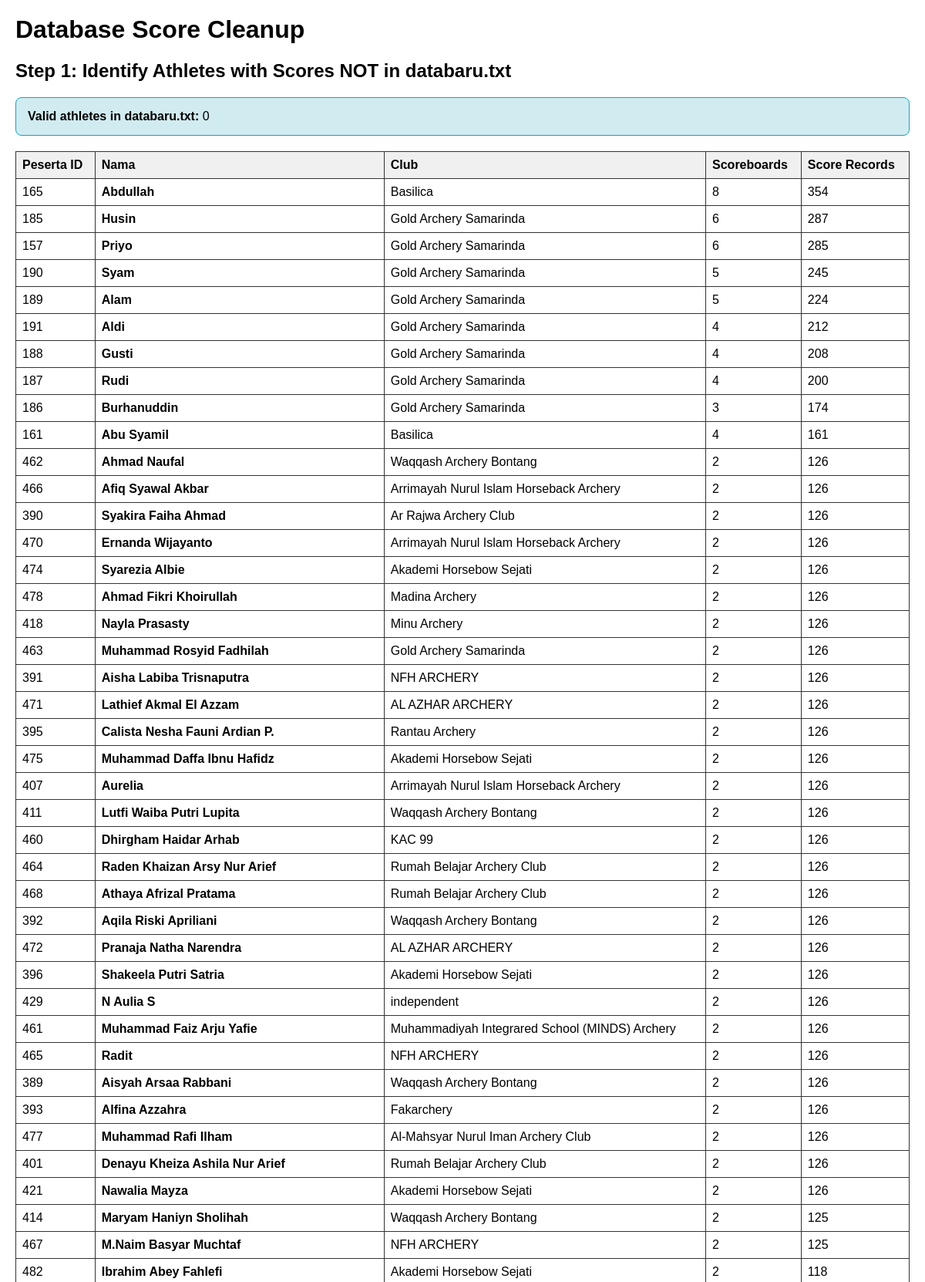
Screenshot of /actions/cleanup_scores.php (signed in, upper part) with the database file from the repository.
### tables this page shows
CREATE TABLE `peserta` (
  `id` int(11) NOT NULL,
  `nama_peserta` varchar(100) NOT NULL,
  `tanggal_lahir` date NOT NULL,
  `jenis_kelamin` enum('Laki-laki','Perempuan') DEFAULT NULL,
  `asal_kota` varchar(100) DEFAULT NULL,
  `nama_club` varchar(100) DEFAULT NULL,
  `sekolah` varchar(100) DEFAULT NULL,
  `kelas` varchar(50) DEFAULT NULL,
  `nomor_hp` varchar(20) DEFAULT NULL,
  `bukti_pembayaran` varchar(255) DEFAULT NULL,
  `category_id` int(11) DEFAULT NULL,
  `kegiatan_id` int(11) DEFAULT NULL
);

### actions/cleanup_scores.php (the view, shortened to what this page needs)
<?php
include '../config/panggil.php';
echo "<h1>Database Score Cleanup</h1>";
echo "<h2>Step 1: Identify Athletes with Scores NOT in databaru.txt</h2>";
$validAthletes = [];
echo "<div class='info'>";
echo "<strong>Valid athletes in databaru.txt:</strong> " . count($validAthletes);
echo "</div>";
$queryInvalidAthletes = "
    SELECT DISTINCT
        p.id as peserta_id,
        p.nama_peserta,
        p.nama_club,
        COUNT(DISTINCT s.score_board_id) as scoreboard_count,
        COUNT(s.id) as score_count
    FROM peserta p
    JOIN score s ON s.peserta_id = p.id
    WHERE LOWER(p.nama_peserta) NOT IN ('" . implode("','", array_map(fn($n) => $conn->real_escape_string($n), array_keys($validAthletes))) . "')
    GROUP BY p.id, p.nama_peserta, p.nama_club
    ORDER BY score_count DESC
";
$resultInvalid = $conn->query($queryInvalidAthletes);
if ($resultInvalid && $resultInvalid->num_rows > 0) {
    echo "<table>";
    echo "<tr><th>Peserta ID</th><th>Nama</th><th>Club</th><th>Scoreboards</th><th>Score Records</th></tr>";
    while ($row = $resultInvalid->fetch_assoc()) {
        echo "<tr>";
        echo "<td>{$row['peserta_id']}</td>";
        echo "<td><strong>{$row['nama_peserta']}</strong></td>";
        echo "<td>{$row['nama_club']}</td>";
        echo "<td>{$row['scoreboard_count']}</td>";
        echo "<td>{$row['score_count']}</td>";
        echo "</tr>";
    }
    echo "</table>";
} else {
    echo "<div class='success'>All athletes with scores are in databaru.txt!</div>";
}
?>

### actions/cleanup_scores.php (style rules this page uses)
table { border-collapse: collapse; margin: 20px 0; width: 100%; }
th, td { border: 1px solid #333; padding: 8px; text-align: left; }
th { background: #f0f0f0; }
.info { background: #d1ecf1; padding: 15px; border: 1px solid #17a2b8; border-radius: 8px; margin: 20px 0; }

### rows the page displays
peserta: id "165", nama_peserta "Abdullah", nama_club "Basilica", scoreboard_count "8", score_count "354"
peserta: id "185", nama_peserta "Husin", nama_club "Gold Archery Samarinda", scoreboard_count "6", score_count "287"
peserta: id "157", nama_peserta "Priyo", nama_club "Gold Archery Samarinda", scoreboard_count "6", score_count "285"
peserta: id "190", nama_peserta "Syam", nama_club "Gold Archery Samarinda", scoreboard_count "5", score_count "245"
peserta: id "189", nama_peserta "Alam", nama_club "Gold Archery Samarinda", scoreboard_count "5", score_count "224"
peserta: id "191", nama_peserta "Aldi", nama_club "Gold Archery Samarinda", scoreboard_count "4", score_count "212"
peserta: id "188", nama_peserta "Gusti", nama_club "Gold Archery Samarinda", scoreboard_count "4", score_count "208"
peserta: id "187", nama_peserta "Rudi", nama_club "Gold Archery Samarinda", scoreboard_count "4", score_count "200"
peserta: id "186", nama_peserta "Burhanuddin", nama_club "Gold Archery Samarinda", scoreboard_count "3", score_count "174"
peserta: id "161", nama_peserta "Abu Syamil", nama_club "Basilica", scoreboard_count "4", score_count "161"
peserta: id "462", nama_peserta "Ahmad Naufal", nama_club "Waqqash Archery Bontang", scoreboard_count "2", score_count "126"
peserta: id "466", nama_peserta "Afiq Syawal Akbar", nama_club "Arrimayah Nurul Islam Horseback Archery", scoreboard_count "2", score_count "126"
peserta: id "390", nama_peserta "Syakira Faiha Ahmad", nama_club "Ar Rajwa Archery Club", scoreboard_count "2", score_count "126"
peserta: id "470", nama_peserta "Ernanda Wijayanto", nama_club "Arrimayah Nurul Islam Horseback Archery", scoreboard_count "2", score_count "126"
peserta: id "474", nama_peserta "Syarezia Albie", nama_club "Akademi Horsebow Sejati", scoreboard_count "2", score_count "126"
peserta: id "478", nama_peserta "Ahmad Fikri Khoirullah", nama_club "Madina Archery", scoreboard_count "2", score_count "126"
peserta: id "418", nama_peserta "Nayla Prasasty", nama_club "Minu Archery", scoreboard_count "2", score_count "126"
peserta: id "463", nama_peserta "Muhammad Rosyid Fadhilah", nama_club "Gold Archery Samarinda", scoreboard_count "2", score_count "126"
peserta: id "391", nama_peserta "Aisha Labiba Trisnaputra", nama_club "NFH ARCHERY", scoreboard_count "2", score_count "126"
peserta: id "471", nama_peserta "Lathief Akmal El Azzam", nama_club "AL AZHAR ARCHERY", scoreboard_count "2", score_count "126"
peserta: id "395", nama_peserta "Calista Nesha Fauni Ardian P.", nama_club "Rantau Archery", scoreboard_count "2", score_count "126"
peserta: id "475", nama_peserta "Muhammad Daffa Ibnu Hafidz", nama_club "Akademi Horsebow Sejati", scoreboard_count "2", score_count "126"
peserta: id "407", nama_peserta "Aurelia", nama_club "Arrimayah Nurul Islam Horseback Archery", scoreboard_count "2", score_count "126"
peserta: id "411", nama_peserta "Lutfi Waiba Putri Lupita", nama_club "Waqqash Archery Bontang", scoreboard_count "2", score_count "126"
peserta: id "460", nama_peserta "Dhirgham Haidar Arhab", nama_club "KAC 99", scoreboard_count "2", score_count "126"
peserta: id "464", nama_peserta "Raden Khaizan Arsy Nur Arief", nama_club "Rumah Belajar Archery Club", scoreboard_count "2", score_count "126"
peserta: id "468", nama_peserta "Athaya Afrizal Pratama", nama_club "Rumah Belajar Archery Club", scoreboard_count "2", score_count "126"
peserta: id "392", nama_peserta "Aqila Riski Apriliani", nama_club "Waqqash Archery Bontang", scoreboard_count "2", score_count "126"
peserta: id "472", nama_peserta "Pranaja Natha Narendra", nama_club "AL AZHAR ARCHERY", scoreboard_count "2", score_count "126"
peserta: id "396", nama_peserta "Shakeela Putri Satria", nama_club "Akademi Horsebow Sejati", scoreboard_count "2", score_count "126"
peserta: id "429", nama_peserta "N Aulia S", nama_club "independent", scoreboard_count "2", score_count "126"
peserta: id "461", nama_peserta "Muhammad Faiz Arju Yafie", nama_club "Muhammadiyah Integrared School (MINDS) Archery", scoreboard_count "2", score_count "126"
peserta: id "465", nama_peserta "Radit", nama_club "NFH ARCHERY", scoreboard_count "2", score_count "126"
peserta: id "389", nama_peserta "Aisyah Arsaa Rabbani", nama_club "Waqqash Archery Bontang", scoreboard_count "2", score_count "126"
peserta: id "393", nama_peserta "Alfina Azzahra", nama_club "Fakarchery", scoreboard_count "2", score_count "126"
peserta: id "477", nama_peserta "Muhammad Rafi Ilham", nama_club "Al-Mahsyar Nurul Iman Archery Club", scoreboard_count "2", score_count "126"
peserta: id "401", nama_peserta "Denayu Kheiza Ashila Nur Arief", nama_club "Rumah Belajar Archery Club", scoreboard_count "2", score_count "126"
peserta: id "421", nama_peserta "Nawalia Mayza", nama_club "Akademi Horsebow Sejati", scoreboard_count "2", score_count "126"
peserta: id "414", nama_peserta "Maryam Haniyn Sholihah", nama_club "Waqqash Archery Bontang", scoreboard_count "2", score_count "125"
peserta: id "467", nama_peserta "M.Naim Basyar Muchtaf", nama_club "NFH ARCHERY", scoreboard_count "2", score_count "125"
peserta: id "482", nama_peserta "Ibrahim Abey Fahlefi", nama_club "Akademi Horsebow Sejati", scoreboard_count "2", score_count "118"

### other values shown
count($validAthletes) "0"
